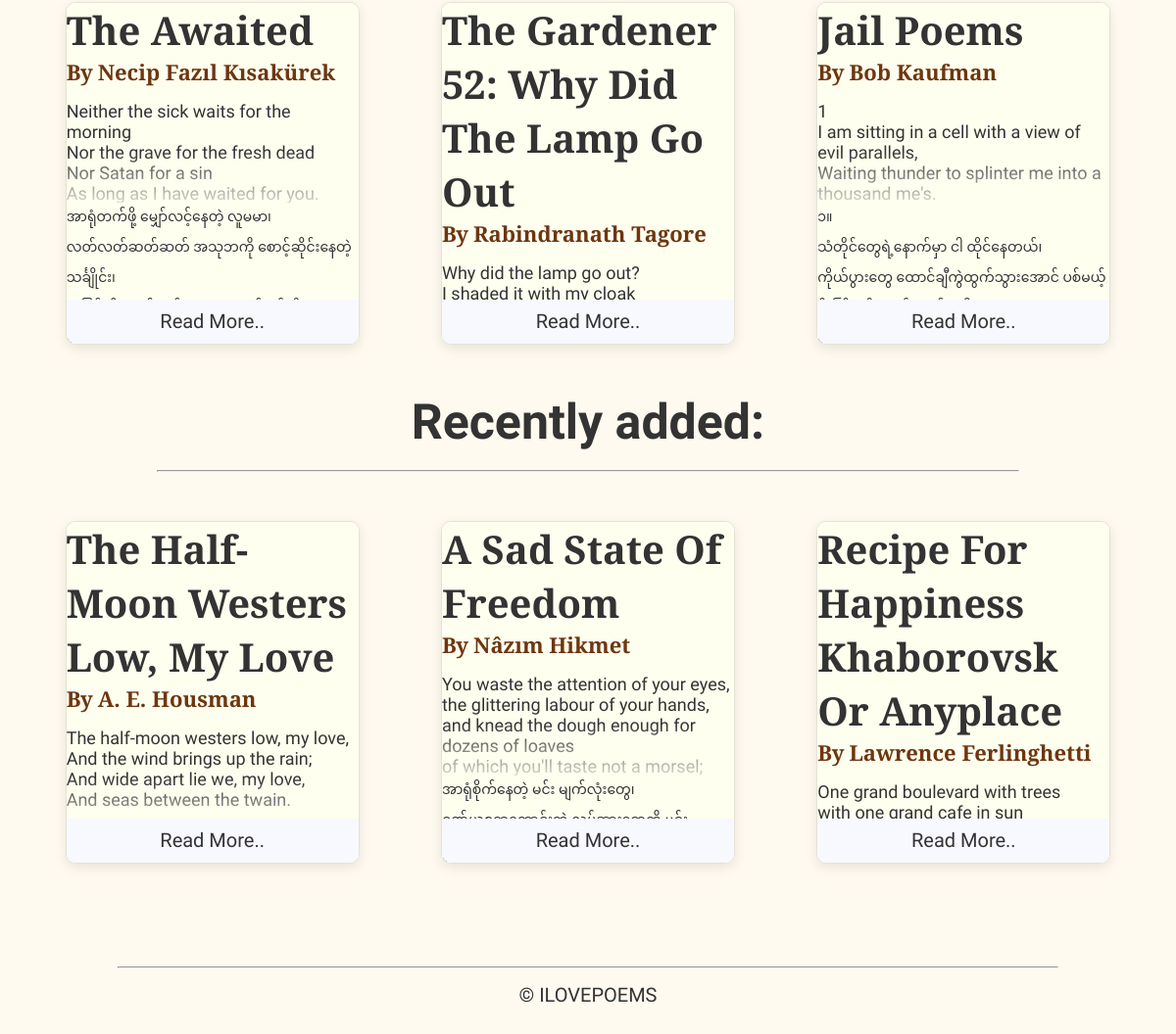
Before: / (lower part) with the older database file.
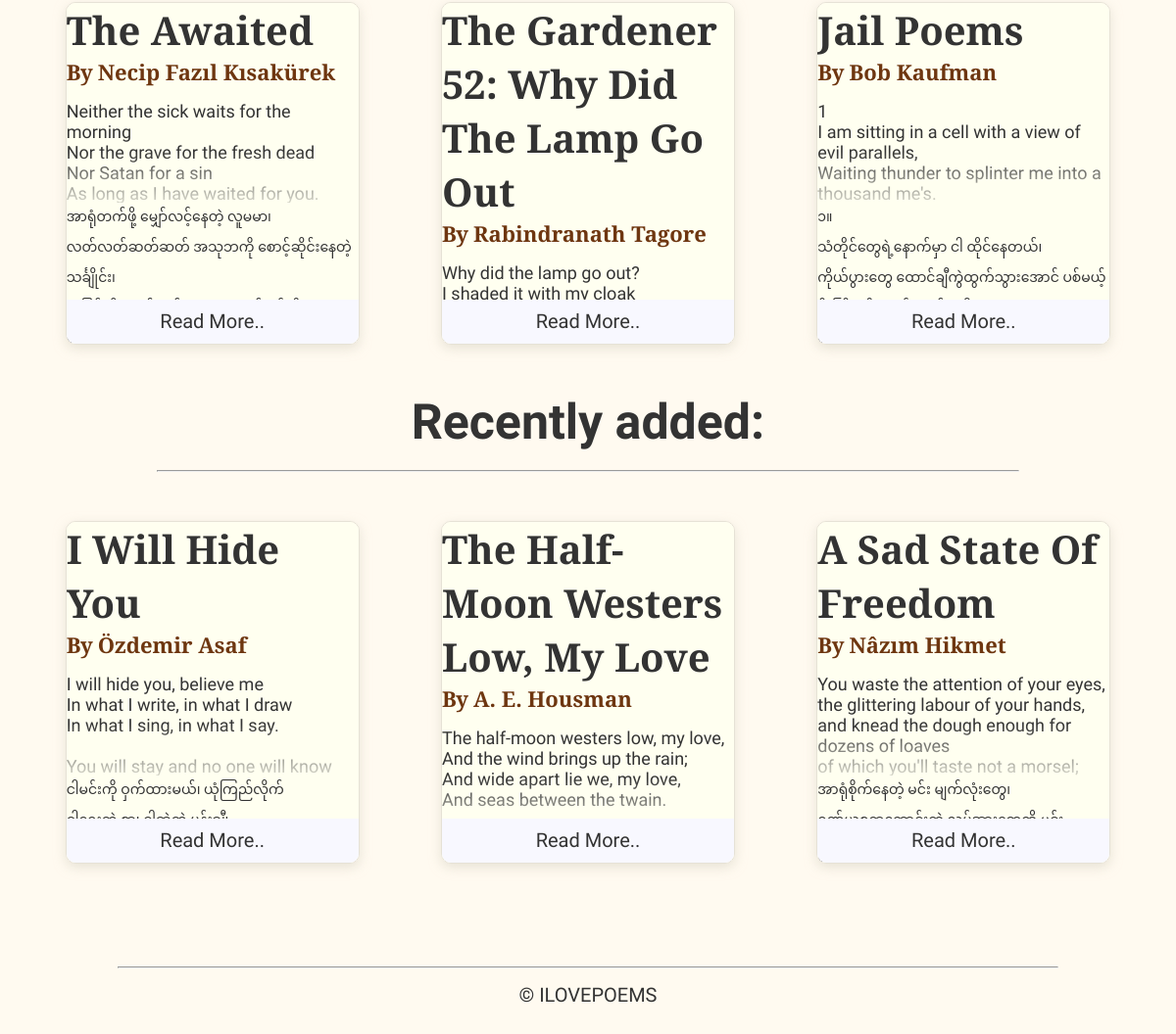
After: the same page with the newer database file.
### poems/models.py (models this page shows, shortened)
class Poem(models.Model):
    title_en = models.CharField(max_length=200)
    title_mm = models.CharField(max_length=200)  # Myanmar title
    poem_mm = models.TextField()                  # Myanmar poem content
    poem_en = models.TextField()                  # English poem content
    about = models.TextField(blank=True)          # About the poem
    source = models.CharField(max_length=300, blank=True)
    featured = models.BooleanField(default=False)  # True/False column
    poet = models.ForeignKey('Poet', on_delete=models.CASCADE, related_name='poems')
    date_added = models.DateTimeField("date added")

class Poet(models.Model):
    name_en = models.CharField(max_length=100)
    name_mm = models.CharField(max_length=100)    # Myanmar name
    about = models.TextField(blank=True)          # About the poet
    source = models.CharField(max_length=300, blank=True)
    born_year = models.PositiveSmallIntegerField("Year of birth", null=True, blank=False)
    dead_year = models.PositiveSmallIntegerField("Year of death", null=True, blank=False)

### poems/views.py (the view)
# urls.py: path('',views.index, name = "index"),
def index(request):
    featured_poems = Poem.objects.filter(featured=True).select_related('poet')
    recent_poems = Poem.objects.filter(featured=False).order_by('-date_added')[:3]
    context = {
        "featured_poems": featured_poems,
        "recent_poems": recent_poems
        }
    return render(request, "poems/index.html", context)

### poems/templates/poems/index.html (shortened to what this page needs)
{% extends "poems/base.html" %}
{% block content %}
    <div class="translation-tile">
        {% if featured_poems %}
            {% for poem in featured_poems %}
                <a href="{% url 'poems:poem' poem.id %}"
                   class="poem-card-wrapper"
                   role="button"
                   tabindex="0">
                    <div class='poem-card'>
                        <p class='poem-title_en'>{{ poem.title_en }}</p>
                        <span class="poet">By</span>
                        <span class="poet">{{ poem.poet.name_en }}</span>
                        <p class="poem-en poem-en-preview fade-out-text">{{ poem.poem_en|linebreaksbr }}</p>
                        <p class="poem-mm poem-mm-preview fade-out-text">{{ poem.poem_mm|linebreaksbr }}</p>
                    </div>
                    <span class="read-more-label">Read More..</span>
                </a>
            {% endfor %}
        {% endif %}
    </div>
    <h2>Recently added:</h2>
    <hr>
    <div class="translation-tile">
        {% if recent_poems %}
            {% for poem in recent_poems %}
                <a href="{% url 'poems:poem' poem.id %}"
                   class="poem-card-wrapper"
                   role="button"
                   tabindex="0">
                    <div class='poem-card'>
                        <p class='poem-title_en'>{{ poem.title_en }}</p>
                        <span class="poet">By</span>
                        <span class="poet">{{ poem.poet.name_en }}</span>
                        <p class="poem-en poem-en-preview fade-out-text">{{ poem.poem_en|linebreaksbr }}</p>
                        <p class="poem-mm poem-mm-preview fade-out-text">{{ poem.poem_mm|linebreaksbr }}</p>
                    </div>
                    <span class="read-more-label">Read More..</span>
                </a>
            {% endfor %}
        {% endif %}
            </div>
{% endblock content %}

Changed rows visible on the page:
no longer on this page (row unchanged): Poem: title_en "Recipe For Happiness Khaborovsk Or Anyplace", poet.name_en "Lawrence Ferlinghetti", poem_en "One grand boulevard with trees with one grand cafe in sun", shown under "Recently added:"
added Poem: title_en "I Will Hide You", poet.name_en "Özdemir Asaf", poem_en "I will hide you, believe me In what I write, in what I draw In what I sing, in what I say. You will stay and no one will know", poem_mm "ငါမင်းကို ဝှက်ထားမယ်၊ ယုံကြည်လိုက်", shown under "Recently added:"
